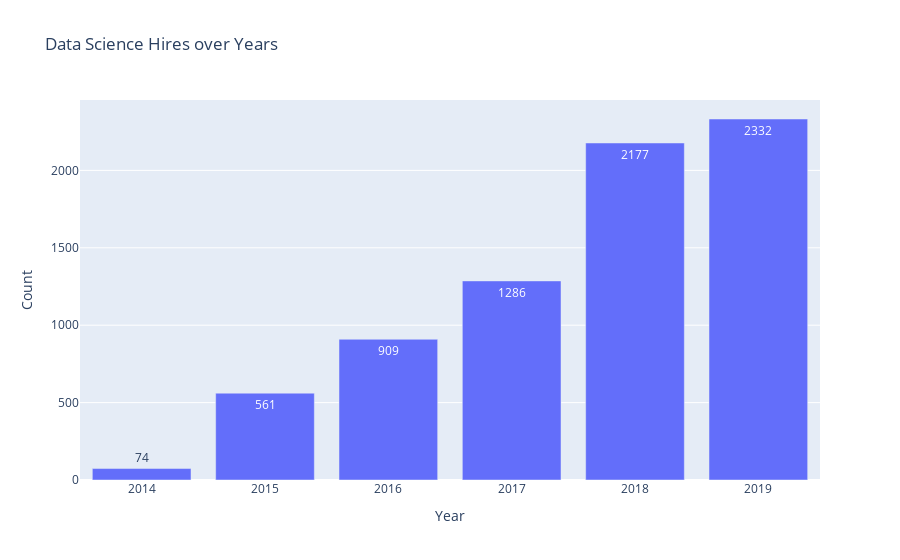

Notebook code for this chart:
### Code cell
fig = go.Figure([go.Bar(
    x=count_hires.index, 
    y=count_hires.job_count, 
    text=count_hires.job_count, 
    textposition='auto')])
fig.update_layout(title = 'Data Science Hires over Years', xaxis_title = 'Year', yaxis_title = 'Count')
fig.show()

### Figure 1 — Plotly figure (JSON) as saved in the notebook; plotly's stock layout.template omitted (floating-point values rounded to 4 significant figures)
{"data": [{"text": [74, 561, 909, 1286, 2177, 2332], "textposition": "auto", "type": "bar", "x": [2014, 2015, 2016, 2017, 2018, 2019], "y": [74, 561, 909, 1286, 2177, 2332]}], "layout": {"title": {"text": "Data Science Hires over Years"}, "xaxis": {"title": {"text": "Year"}}, "yaxis": {"title": {"text": "Count"}}}}
